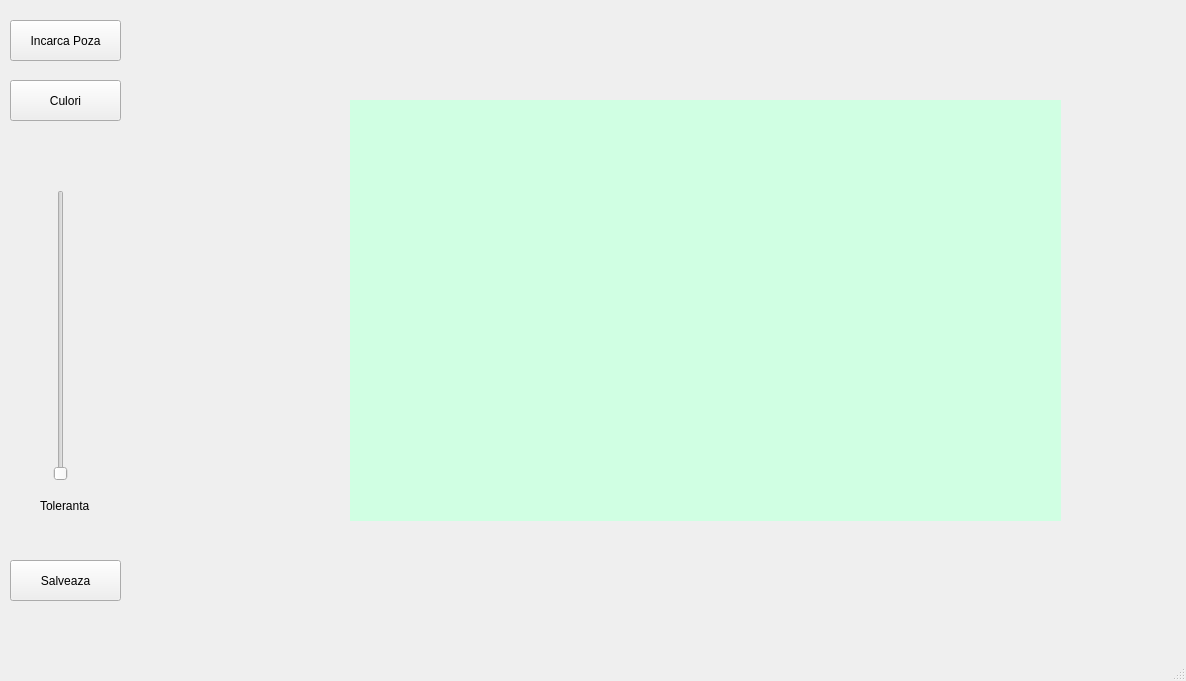
<?xml version="1.0" encoding="UTF-8"?>
<ui version="4.0">
 <class>MainWindow</class>
 <widget class="QMainWindow" name="MainWindow">
  <property name="geometry">
   <rect>
    <x>0</x>
    <y>0</y>
    <width>1186</width>
    <height>681</height>
   </rect>
  </property>
  <property name="windowTitle">
   <string>MainWindow</string>
  </property>
  <widget class="QWidget" name="centralwidget">
   <widget class="QLabel" name="label">
    <property name="geometry">
     <rect>
      <x>350</x>
      <y>100</y>
      <width>711</width>
      <height>421</height>
     </rect>
    </property>
    <property name="styleSheet">
     <string notr="true">background-color: rgb(208, 255, 227);</string>
    </property>
    <property name="text">
     <string/>
    </property>
   </widget>
   <widget class="QPushButton" name="IncarcaPoza">
    <property name="geometry">
     <rect>
      <x>10</x>
      <y>20</y>
      <width>111</width>
      <height>41</height>
     </rect>
    </property>
    <property name="text">
     <string>Incarca Poza</string>
    </property>
   </widget>
   <widget class="QPushButton" name="Culori">
    <property name="geometry">
     <rect>
      <x>10</x>
      <y>80</y>
      <width>111</width>
      <height>41</height>
     </rect>
    </property>
    <property name="text">
     <string>Culori</string>
    </property>
   </widget>
   <widget class="QPushButton" name="Salveaza">
    <property name="geometry">
     <rect>
      <x>10</x>
      <y>560</y>
      <width>111</width>
      <height>41</height>
     </rect>
    </property>
    <property name="text">
     <string>Salveaza</string>
    </property>
   </widget>
   <widget class="QSlider" name="Toleranta">
    <property name="geometry">
     <rect>
      <x>50</x>
      <y>190</y>
      <width>22</width>
      <height>291</height>
     </rect>
    </property>
    <property name="orientation">
     <enum>Qt::Vertical</enum>
    </property>
   </widget>
   <widget class="QLabel" name="label_2">
    <property name="geometry">
     <rect>
      <x>40</x>
      <y>490</y>
      <width>61</width>
      <height>31</height>
     </rect>
    </property>
    <property name="text">
     <string>Toleranta</string>
    </property>
   </widget>
   <widget class="QLabel" name="valMin">
    <property name="geometry">
     <rect>
      <x>90</x>
      <y>470</y>
      <width>47</width>
      <height>13</height>
     </rect>
    </property>
    <property name="text">
     <string/>
    </property>
   </widget>
   <widget class="QLabel" name="valMax">
    <property name="geometry">
     <rect>
      <x>90</x>
      <y>180</y>
      <width>47</width>
      <height>13</height>
     </rect>
    </property>
    <property name="text">
     <string/>
    </property>
   </widget>
   <widget class="QLabel" name="text">
    <property name="geometry">
     <rect>
      <x>320</x>
      <y>20</y>
      <width>771</width>
      <height>31</height>
     </rect>
    </property>
    <property name="styleSheet">
     <string notr="true">font: 14pt &quot;Courier New&quot;;
color: rgb(0, 170, 0);</string>
    </property>
    <property name="text">
     <string/>
    </property>
   </widget>
  </widget>
  <widget class="QMenuBar" name="menubar">
   <property name="geometry">
    <rect>
     <x>0</x>
     <y>0</y>
     <width>1186</width>
     <height>21</height>
    </rect>
   </property>
  </widget>
  <widget class="QStatusBar" name="statusbar"/>
 </widget>
 <resources/>
 <connections/>
</ui>
